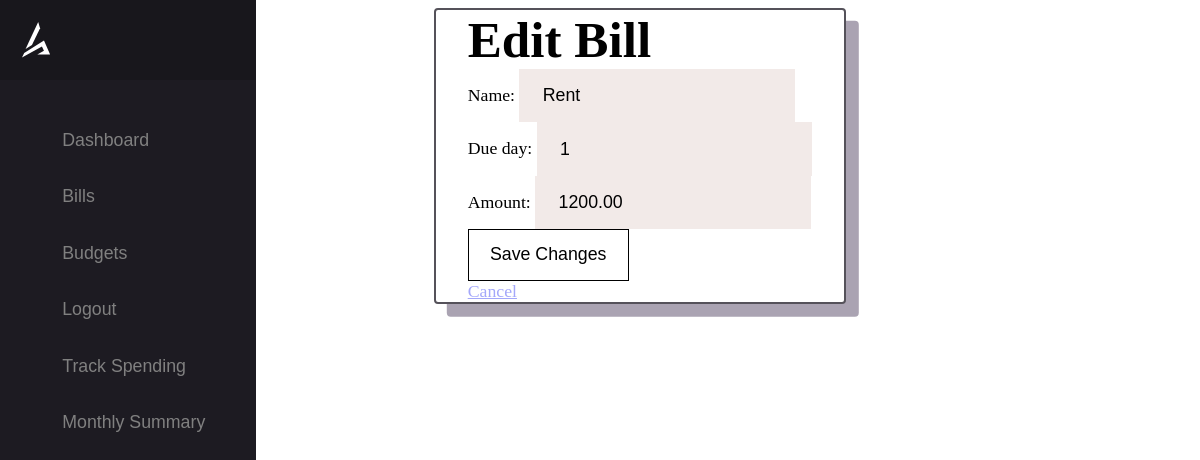
Page /edit_bill/1/ (signed in) on the committed database.
### tracker/models.py (models this page shows, shortened)
class Bill(models.Model):
    user = models.ForeignKey(User, on_delete=models.CASCADE, null=True, blank=True)
    name = models.CharField(max_length=255)
    due_day = models.PositiveIntegerField(default=1)
    amount = models.DecimalField(max_digits=10, decimal_places=2)

### tracker/views.py (the view)
# urls.py: path('edit_bill/<int:bill_id>/', edit_bill, name='edit_bill'),
def edit_bill(request, bill_id):
    bill = get_object_or_404(Bill, pk=bill_id)
    if request.method == 'POST':
        form = BillForm(request.POST, instance=bill)
        if form.is_valid():
            form.save()
        return redirect('bill_list')
    else:
        form = BillForm(instance=bill)
    return render(request, 'tracker/edit_bill.html', {'form': form, 'bill': bill})

### tracker/forms.py
class BillForm(forms.ModelForm):
    class Meta:
        model = Bill
        fields = ['name', 'due_day', 'amount']

### tracker/templates/tracker/edit_bill.html (shortened to what this page needs)
{% extends 'base.html' %}
{% block content %}
  <h2>Edit Bill</h2>
  <form method="post" action="">
    {{ form.as_p }}
    <button type="submit">Save Changes</button>
  </form>
  <a href="{% url 'bill_list' %}">Cancel</a>
{% endblock %}

### tracker/static/tracker/style.css (style rules this page uses)
:root { --primary: 237, 90%, 81%; --background: red; --background-secondary: 256, 12%, 12%; --background-secondary-dark: 256, 10%, 10%; --background-secondary-light: 257, 11%, 16%; --text-primary: 0, 0%, 0%; --black: 0, 0%, 0%; --white: 0, 0%, 100%; --quite-gray: 0, 0%, 50%; --grooble: 10, 28%, 93%; --heading-large: 5.6rem; --heading-medium: 3.6rem; --heading-small: 2.4rem; --paragraph: 1.11rem; --navbar-buttons: 2.4rem; --transition-main: .175, .685, .32; --font-main: "Open Sans"; --accent: #55525a; --accent-alpha: #8b8297bb; --text: #000; --text-secondary: #000000cc; --container: #fff; --section-color: #fff; }
*, *::before, *::after { box-sizing: inherit; }
html, body { margin: 0; width: 100%; color: hsl(var(--text-primary)); font-family: 'Barlow Condensed', sans-serif; background-color: hsl(var(--background)); -webkit-font-smoothing: antialiased; scroll-behavior: smooth; box-sizing: border-box; }
h1, h2, h3, h4, h5, h6 { margin: 0; }
h2 { font-size: var(--heading-medium); }
h1, h2 { font-weight: 900; }
p { margin: 0; font-size: var(--paragraph); background-color: hsl(var(--background)); }
a { color: hsla(var(--primary), 1); font-size: var(--paragraph); text-decoration: underline; }
button { padding: .8em 1.2em; border: 1px solid hsl(var(--black)); background-color: hsl(var(--background)); font-size: var(--paragraph); cursor: pointer; outline: none; }
form { margin: 0; }
input { padding: .8em 1.2em; font-size: var(--paragraph); background-color: hsl(var(--grooble)); border: 2px solid hsl(var(--grooble)); outline: none; }
input, textarea { transition: all .2s ease-in-out; }
@media only screen and (max-width: 1660px) { :root { --heading-large: 5.4rem; --heading-medium: 3.4rem; --heading-small: 2.2rem; } }
@media only screen and (max-width: 1456px) { :root { --heading-large: 5.2rem; --heading-medium: 3.2rem; --heading-small: 2rem; } }

### rows in the picture
Bill: name "Rent", due_day "1", amount "1200.00"
